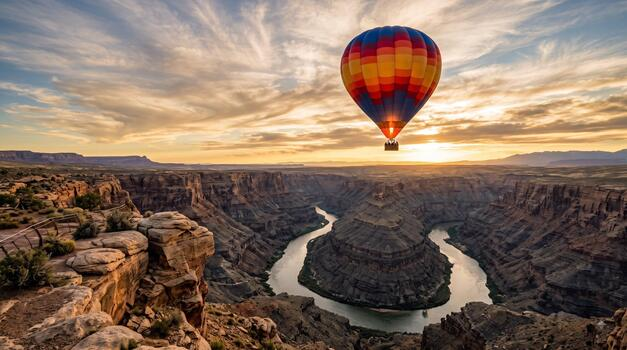
#> input picture Module 17_ Visionary Al- Computer Vision with OpenCV/Edge detection & Filtering with open CV/beautiful-and-inspiring-picture-detailing-a-bright-hot-air-balloon-over-river-pure-cozy-perfect-for-crea.jpeg, 627 x 350 px
$ python -i CV4_project.py   (imports and definitions only)   (older library calls are emulated)
#> lines starting #> are read from the running program, lines starting #| are printed output that depends on the picture
import cv2
import numpy as np
import matplotlib.pyplot as plt


def show(title, img, gray=False):
    plt.figure(figsize=(6, 6))

    if gray:
        plt.imshow(img, cmap='gray')
    else:
        plt.imshow(cv2.cvtColor(img, cv2.COLOR_BGR2RGB))

    plt.title(title)
    plt.axis('off')
    plt.show()


def interactive_edges(image_path):
    img = cv2.imread(image_path)
#> img is the input picture: shape (350, 627, 3); mean B, G, R 96.7, 112.3, 133.5

    if img is None:
        print("Error: Image not found in the server")
        return

    gray = cv2.cvtColor(img, cv2.COLOR_BGR2GRAY)
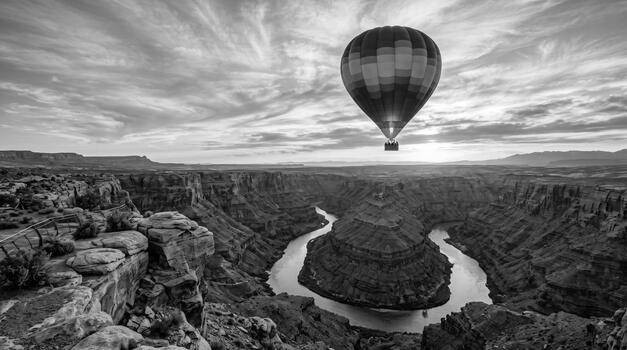
#> gray: shape (350, 627); min 0, max 255, mean 116.8

    show("Grayscale", gray, gray=True)

    menu = {
        "1": "Sobel",
        "2": "Canny",
        "3": "Laplacian",
        "4": "Gaussian Filter",
        "5": "Median Filter",
        "6": "Exit"
    }

    while True:
        print("\nOptions")

        for k, v in menu.items():
            print(f"{k}. {v}")

        choice = input("Enter your preferred choice: ")

        if choice == "1":

            sx = cv2.Sobel(gray, cv2.CV_64F, 1, 0, 3)
            sy = cv2.Sobel(gray, cv2.CV_64F, 0, 1, 3)

            sobel = cv2.bitwise_or(
                sx.astype(np.uint8),
                sy.astype(np.uint8)
            )

            show("Sobel Edge Detection", sobel, gray=True)

        elif choice == "2":

            lower = int(input("Enter lower Canny threshold: "))
            upper = int(input("Enter upper Canny threshold: "))

            edges = cv2.Canny(
                gray,
                lower,
                upper
            )

            show("Canny", edges, gray=True)

        elif choice == "3":

            lap = cv2.Laplacian(gray, cv2.CV_64F)

            show(
                "Laplacian",
                np.abs(lap).astype(np.uint8),
                gray=True
            )

        elif choice == "4":

            kernel = int(
                input("Enter Gaussian kernel size (odd number): ")
            )

            if kernel % 2 == 0:
                kernel = kernel + 1

            gaussian = cv2.GaussianBlur(
                img,
                (kernel, kernel),
                0
            )

            show("Gaussian Filter", gaussian)

        elif choice == "5":

            kernel = int(
                input("Enter Median kernel size (odd number): ")
            )

            if kernel % 2 == 0:
                kernel = kernel + 1

            median = cv2.medianBlur(
                img,
                kernel
            )

            show("Median Filter", median)

        elif choice == "6":

            print("Exiting...")
            break

        else:

            print("Invalid choice")
#> this loop made 7 passes; the answer given on pass 1: 1
#> pass 1, in interactive_edges, `sx = cv2.Sobel(gray, cv2.CV_64F, 1, 0, 3)`:
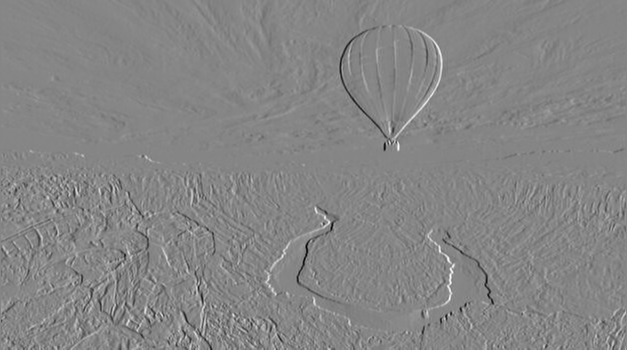
#> sx: shape (350, 627) float64; min -740, max 673, mean 0.1; drawn with min black and max white
#> pass 1, in interactive_edges, `sy = cv2.Sobel(gray, cv2.CV_64F, 0, 1, 3)`:
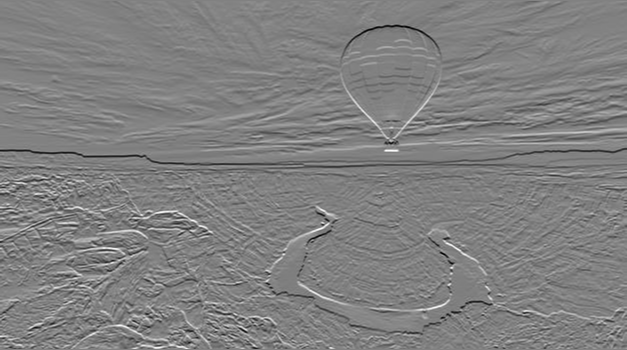
#> sy: shape (350, 627) float64; min -666, max 650, mean -2.1; drawn with min black and max white
#> pass 1, in interactive_edges, `sobel = cv2.bitwise_or( sx.astype(np.uint8), sy.astype(np.uint8) )`:
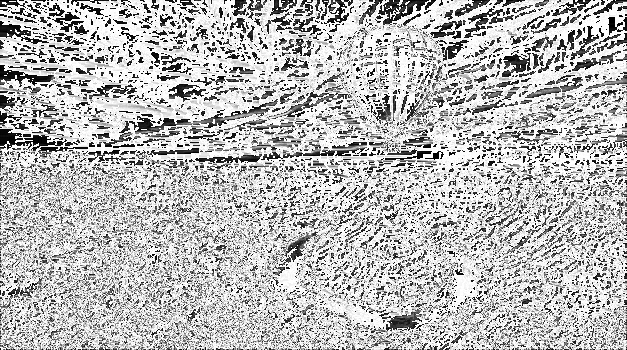
#> sobel: shape (350, 627); min 0, max 255, mean 185

# [1 line not run here, left out]

#> (the run stopped early here; a loop or call above may not have finished)
